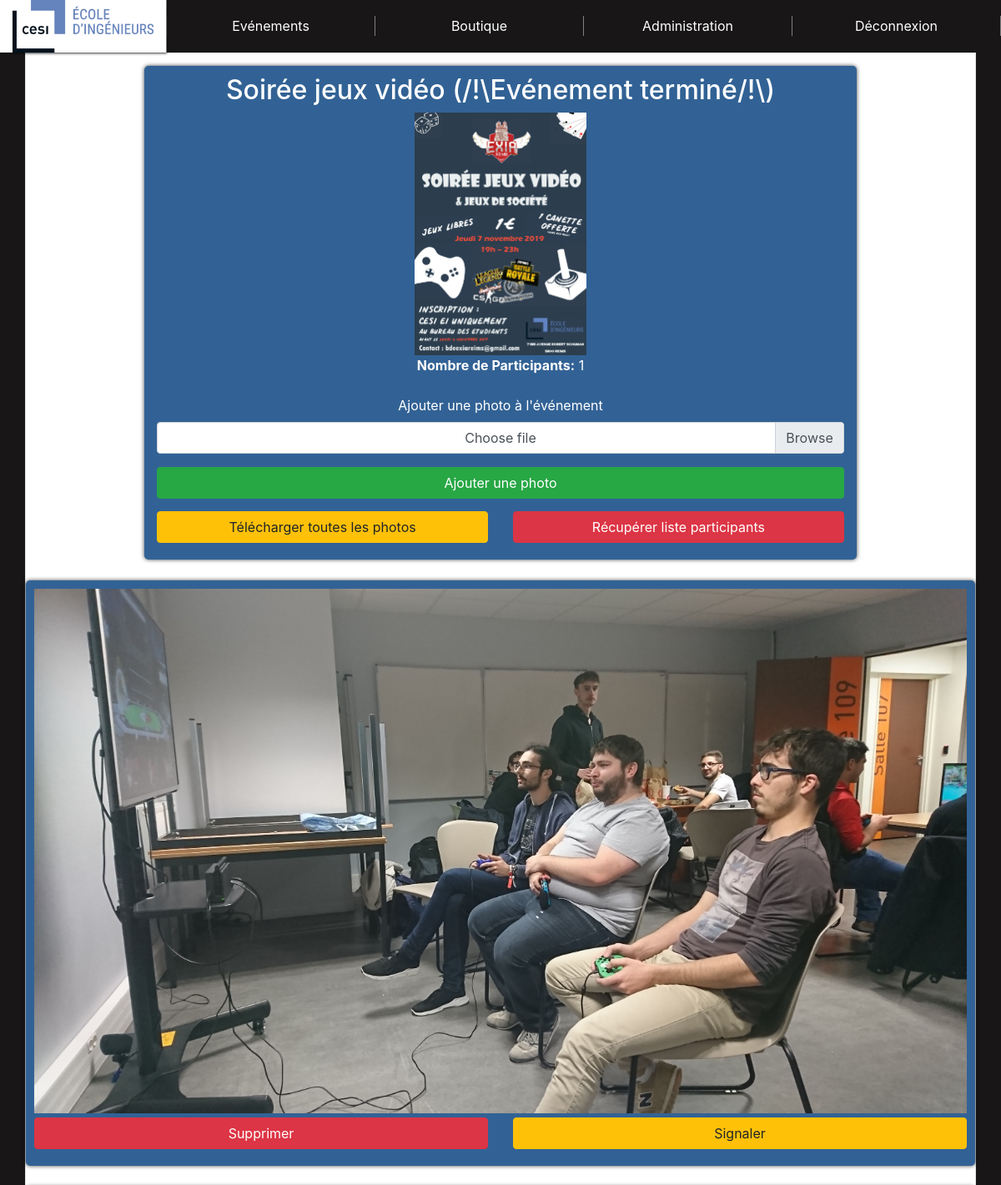
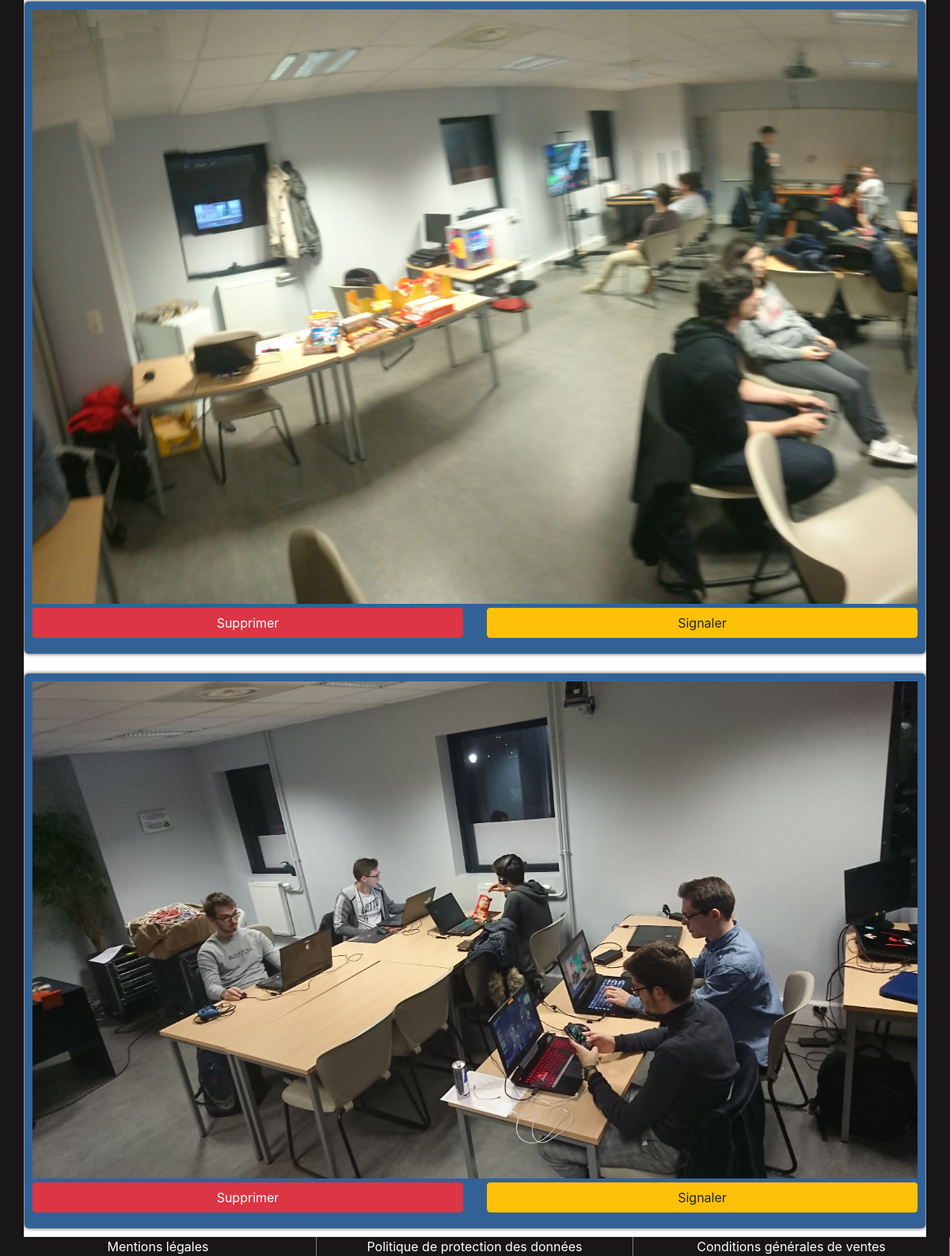
Screenshot of /evenementFini.php?event=4 (signed in) with the database file from the repository (2 pictures, top to bottom).
### tables this page shows
CREATE TABLE IF NOT EXISTS `event` (
  `id` int(11) NOT NULL AUTO_INCREMENT,
  `payant` tinyint(1) NOT NULL,
  `prix` float NOT NULL,
  `nom` varchar(200) NOT NULL,
  `description` text NOT NULL,
  `date` date NOT NULL,
  `logo` varchar(50) NOT NULL,
  `recurrent` int(11) NOT NULL DEFAULT '0',
  `signale` tinyint(4) NOT NULL DEFAULT '0',
  `deleted` tinyint(1) NOT NULL DEFAULT '0',
  `id_centre` int(11) NOT NULL,
  PRIMARY KEY (`id`),
  KEY `Event_Centre_FK` (`id_centre`)
);

CREATE TABLE IF NOT EXISTS `photo` (
  `id` int(11) NOT NULL AUTO_INCREMENT,
  `url` varchar(200) NOT NULL,
  `signale` tinyint(1) NOT NULL DEFAULT '0',
  `id_Event` int(11) NOT NULL,
  `deleted` int(11) DEFAULT '0',
  PRIMARY KEY (`id`),
  KEY `Photo_Event_FK` (`id_Event`)
);

### php/scriptEvenementFini.php (the view, shortened to what this page needs)
<?php
    $req = $bdd->prepare('  SELECT COUNT(event_user.id_user) as nombre_participant, event.nom, event.logo
                            FROM event LEFT JOIN event_user ON event.id = event_user.id
                            WHERE event.deleted = 0 AND event.id = :id
                            GROUP BY event.id');
    $req->execute(array(
    'id' => $_GET['event']
    ));
    $response = $req->fetch();
    echo <<<HTML
        <article class= "col-md-9 col-sm-12">
            <h2> {$response[1]} (/!\Evénement terminé/!\)</h2>
            <div>
                <img class="w-25" src="{$response[2]}" alt="">
            </div>
            <p>
                <label for="nb_participants"><strong>Nombre de Participants:</strong> {$response[0]}</label>
            </p>
HTML;
if(isset($_SESSION["user"])){
    $request=$bdd->prepare('SELECT `id_User` FROM `event_user` WHERE `id`=:id AND `id_User`=:id_user');
    $request->execute(array(
        'id' => $_GET['event'],
        'id_user'=>$_SESSION["user"]
        ));
    $response = $request->fetch();
    if($response[0]==$_SESSION['user']){
    echo <<<HTML
    <form action="" method="post" enctype="multipart/form-data">
        <label for="img">Ajouter une photo à l'événement</label>
        <div class="input-group mb-3">
            <div class="custom-file">
                <input required type="file" class="custom-file-input" name ="img" id="img" aria-describedby="inputGroupFileAddon04" accept="image/*">
                <label class="custom-file-label" for="img">Choose file</label>
            </div>
        </div>
        <input class="btn btn-success" type="submit" value="Ajouter une photo" name="newPhoto">
    </form>
HTML;
    }
    if(isset($_SESSION["admin"])){
        if ( $_SESSION['admin'] > 0) {
            echo <<<HTML
                <div class="row buttons" >
                    <form class="bottom-article button col-md-6 col-sm-12" action="" method="post">
                        <input class="btn btn-warning" type="submit" value="Télécharger toutes les photos" name="getPhotos">
                    </form>
HTML;
        if($_SESSION['admin'] > 1){
                echo <<<HTML
                    <form class="bottom-article button col-md-6 col-sm-12" action="" method="post">
                        <input class="btn btn-danger" type="submit" value="Récupérer liste participants" name="getEntrants">
                    </form>
HTML;
            }
            echo'
                </div>
            </article>';
        }
        else{
            echo '</article>';
            }
    }else{
        echo '</article>';
        }
    }else{
        echo '</article>';
        }
    $req = $bdd->prepare('SELECT `url`, `id` FROM `photo` WHERE `deleted`= 0 AND `signale` = 0 AND `id_Event`= :id');
    $req->execute(array(
    'id' => $_GET["event"]
    ));
    while ($response = $req->fetch()) {
    echo '
    <article>
        <div>
            <a href="photo.php?photo='.$response[1].'"><img class="w-100" src="'.$response[0].'" alt="Une photo de l événement"/></a>
        </div>
        <div class="row buttons" >';
    if(isset($_SESSION["admin"])){
        if ( $_SESSION['admin'] > 1) {
            echo <<<HTML
              <form class="bottom-article col-md-6 col-sm-12" action="" method="post">
                    <input type="hidden" name="id" value="{$response[1]}">
                    <input class="btn btn-danger" type="submit" value="Supprimer" name="deletPhoto">
                    </form>
HTML;
        }
        if ( $_SESSION['admin'] > 0) {
            echo <<<HTML
              <form class="bottom-article col-md-6 col-sm-12" action="" method="post">
                    <input type="hidden" name="id" value="{$response[1]}">
                    <input class="btn btn-warning" type="submit" value="Signaler" name="signalPhoto">
                    </form>
HTML;
        }
    }
    echo '  </div>
            </article>';
    }
?>

### assets/css/events.css (style rules this page uses)
.buttons { display: flex; flex-direction: row; justify-content: space-around; margin-top: 5px; }
article { margin: auto; margin-top: 15px; margin-bottom: 10px; padding: 10px; background-color: #326295; border-radius: 5px; box-shadow: 0px 0px 5px 0px rgba(0, 0, 0, 0.75); color: white; text-align: center; }
article input { width: 100%; margin-bottom: 10px; }

### assets/css/style.css (style rules this page uses)
body { background-color: #181616; display: flex; flex-direction: column; flex-flow: column nowrap; justify-content: space-between; min-height: 100vh; }

### rows the page displays
event: nom "Soirée jeux vidéo", logo (picture)
photo: url (picture)
photo: url (picture)
photo: url (picture)

### other values shown
$response[0] "1"
